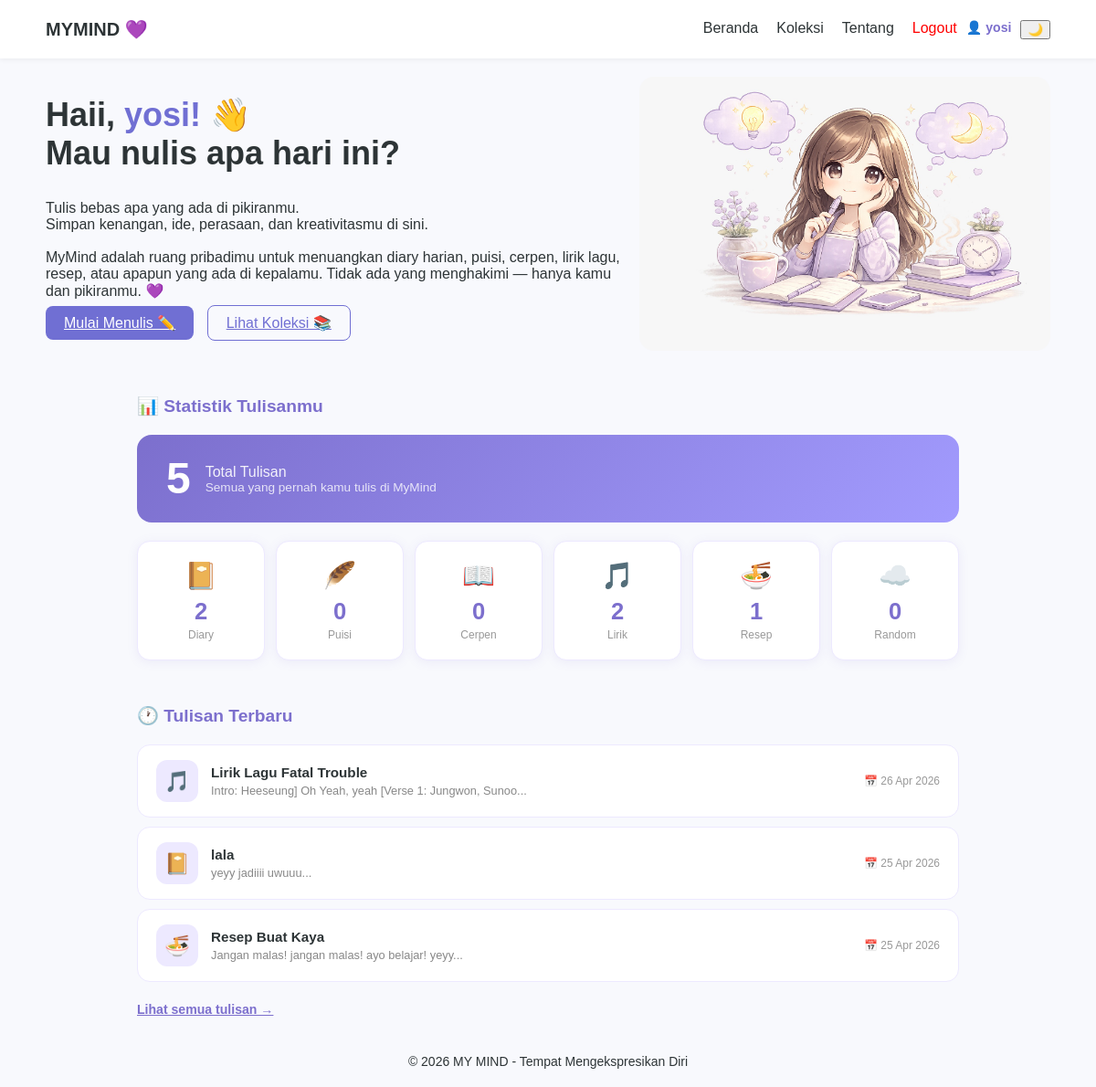
The page /home.php (signed in) on the database its author committed.
### tables this page shows
CREATE TABLE `writings` (
  `id` int(11) NOT NULL,
  `user_id` int(11) NOT NULL,
  `title` varchar(150) NOT NULL,
  `content` text NOT NULL,
  `category` varchar(50) DEFAULT 'Diary',
  `mood` varchar(50) DEFAULT 'Netral',
  `created_at` timestamp NOT NULL DEFAULT current_timestamp()
);

### home.php (the view, shortened to what this page needs)
<?php
include 'koneksi.php';
$user_id  = $_SESSION['user_id'];
$username = $_SESSION['username'];
$total = mysqli_fetch_assoc(mysqli_query($conn, "SELECT COUNT(*) as total FROM writings WHERE user_id='$user_id'"))['total'];
$diary  = mysqli_fetch_assoc(mysqli_query($conn, "SELECT COUNT(*) as total FROM writings WHERE user_id='$user_id' AND category='Diary'"))['total'];
$puisi  = mysqli_fetch_assoc(mysqli_query($conn, "SELECT COUNT(*) as total FROM writings WHERE user_id='$user_id' AND category='Puisi'"))['total'];
$cerpen = mysqli_fetch_assoc(mysqli_query($conn, "SELECT COUNT(*) as total FROM writings WHERE user_id='$user_id' AND category='Cerpen'"))['total'];
$resep  = mysqli_fetch_assoc(mysqli_query($conn, "SELECT COUNT(*) as total FROM writings WHERE user_id='$user_id' AND category='Resep'"))['total'];
$random = mysqli_fetch_assoc(mysqli_query($conn, "SELECT COUNT(*) as total FROM writings WHERE user_id='$user_id' AND category='Random'"))['total'];
$lirik  = mysqli_fetch_assoc(mysqli_query($conn, "SELECT COUNT(*) as total FROM writings WHERE user_id='$user_id' AND category='Lirik Lagu'"))['total'];
$stats = [
    ["emoji" => "📔", "nama" => "Diary",  "total" => $diary],
    ["emoji" => "🪶", "nama" => "Puisi",  "total" => $puisi],
    ["emoji" => "📖", "nama" => "Cerpen", "total" => $cerpen],
    ["emoji" => "🎵", "nama" => "Lirik",  "total" => $lirik],
    ["emoji" => "🍜", "nama" => "Resep",  "total" => $resep],
    ["emoji" => "☁️", "nama" => "Random","total" => $random],
];
$terbaru = mysqli_query($conn, "SELECT * FROM writings WHERE user_id='$user_id' ORDER BY created_at DESC LIMIT 3");
?>
<!DOCTYPE html>
<html lang="id">
<head>
    <link rel="stylesheet" href="style.css">
</head>
<body>
<header>
    <div class="logo">MYMIND 💜</div>
    <div class="toogle">
        <nav>
            <a href="home.php">Beranda</a>
            <a href="kolekmymind.php">Koleksi</a>
            <a href="tentang.php">Tentang</a>
            <a href="logout.php" style="color:red;">Logout</a>
        </nav>
        <span style="font-size:0.88rem; color:#7C6FCD; font-weight:700;">
            👤 <?php echo $username; ?>
        </span>
        <button id="darkModeToggle">🌙</button>
    </div>
</header>
<section class="hero">
    <div>
        <h1>
            Haii, <span class="highlight"><?php echo $username; ?>!</span> 👋<br>
            Mau nulis apa hari ini?
        </h1>
        <p>Tulis bebas apa yang ada di pikiranmu.<br>
Simpan kenangan, ide, perasaan, dan kreativitasmu di sini.<br><br>
MyMind adalah ruang pribadimu untuk menuangkan diary harian,
puisi, cerpen, lirik lagu, resep, atau apapun yang ada di kepalamu.
Tidak ada yang menghakimi — hanya kamu dan pikiranmu. 💜</p>
        <a href="mulaimenulis.php" class="btn btn-primary">Mulai Menulis ✏️</a>
        <a href="kolekmymind.php" class="btn btn-outline">Lihat Koleksi 📚</a>
    </div>
    <img src="foto.jpeg" alt="ilustrasi">
</section>
<section class="stats-section">
    <h3>📊 Statistik Tulisanmu</h3>
    <div class="stats-total">
        <div class="big-num"><?php echo $total; ?></div>
        <div>
            <div class="big-label">Total Tulisan</div>
            <div style="font-size:0.85rem; opacity:0.8;">Semua yang pernah kamu tulis di MyMind</div>
        </div>
    </div>
    <div class="stats-grid">
        <?php foreach($stats as $stat): ?>
        <div class="stat-card">
            <span class="stat-emoji"><?php echo $stat['emoji']; ?></span>
            <span class="stat-num"><?php echo $stat['total']; ?></span>
            <span class="stat-nama"><?php echo $stat['nama']; ?></span>
        </div>
        <?php endforeach; ?>
    </div>
</section>
<section class="stats-section" style="padding-top:0;">
    <h3>🕐 Tulisan Terbaru</h3>
    <?php
    if (mysqli_num_rows($terbaru) == 0) {
        echo "<p style='color:#999;'>Belum ada tulisan. Yuk mulai menulis!</p>";
    } else {
        while($t = mysqli_fetch_assoc($terbaru)) {
            switch($t['category']) {
                case 'Diary':      $icon = '📔'; break;
                case 'Lirik Lagu': $icon = '🎵'; break;
                case 'Resep':      $icon = '🍜'; break;
            }
            $tanggal = date('d M Y', strtotime($t['created_at']));
            $preview = substr($t['content'], 0, 60);
            echo "
            <a href='detail.php?id=" . $t['id'] . "' class='terbaru-card'>
                <div class='terbaru-icon'>$icon</div>
                <div style='flex:1; min-width:0;'>
                    <div class='terbaru-title'>" . $t['title'] . "</div>
                    <div class='terbaru-preview'>$preview...</div>
                </div>
                <div class='terbaru-date'>📅 $tanggal</div>
            </a>";
        }
    }
    ?>
    <a href="kolekmymind.php"
       style="display:inline-block; margin-top:12px;
              font-size:0.88rem; color:#7C6FCD; font-weight:600;">
        Lihat semua tulisan →
    </a>
</section>
<footer>
    © 2026 MY MIND - Tempat Mengekspresikan Diri
</footer>
</body>
</html>

### style.css (style rules this page uses)
:root { --bg-color: #F8F9FD; --card-bg: #FFFFFF; --text-main: #2D3436; --accent-purple: #706FD3; }
body { font-family: Arial, sans-serif; margin: 0; background: var(--bg-color); color: var(--text-main); transition: background 0.3s ease, color 0.3s ease; }
header { display: flex; justify-content: space-between; align-items: center; padding: 20px 50px; background: var(--card-bg); box-shadow: 0 2px 5px rgba(0,0,0,0.05); }
.toogle { display: flex; gap: 10px; }
.logo { font-weight: bold; font-size: 20px; }
nav { margin-left: auto; display: flex; gap: 20px; }
nav a { text-decoration: none; color: var(--text-main); font-weight: 500; }
.hero { display: flex; justify-content: space-between; align-items: flex-start; padding: 20px 50px; margin-bottom: 0; }
.hero div { margin-top: 20px; }
.hero img { width: 500px; border-radius: 16px; max-height: 320px; object-fit: cover; }
.hero h1 { font-size: 36px; margin-top: 0; }
.highlight { color: var(--accent-purple); }
.btn { padding: 10px 20px; border-radius: 8px; border: none; cursor: pointer; margin-right: 10px; transition: 0.3s; }
.btn-primary { background: var(--accent-purple); color: white; }
.btn-outline { border: 1px solid var(--accent-purple); color: var(--accent-purple); background: transparent; }
footer { text-align: center; padding: 20px; font-size: 14px; color: var(--text-main); }

### home.php (style rules this page uses)
.hero { padding: 20px 50px !important; margin-bottom: 0 !important; align-items: center !important; }
.hero div { margin-top: 0 !important; }
.hero img { width: 420px !important; max-height: 320px !important; object-fit: contain !important; }
.stats-section { padding-top: 0 !important; padding-bottom: 20px !important; }
.stats-section { max-width: 900px; margin: 0 auto; padding: 40px 20px; }
.stats-section h3 { font-size: 1.2rem; color: #7C6FCD; margin-bottom: 20px; font-weight: 700; }
.stats-total { background: linear-gradient(135deg, #7C6FCD, #a29bfe); color: white; border-radius: 16px; padding: 24px 32px; margin-bottom: 20px; display: flex; align-items: center; gap: 16px; }
.stats-total .big-num { font-size: 3rem; font-weight: 900; line-height: 1; }
.stats-total .big-label { font-size: 1rem; opacity: 0.9; }
.stats-grid { display: grid; grid-template-columns: repeat(6, 1fr); gap: 12px; }
.stat-card { background: white; border-radius: 14px; padding: 20px 12px; text-align: center; box-shadow: 0 2px 12px rgba(124,111,205,0.1); border: 1.5px solid #EDE9FF; transition: transform 0.2s; }
.stat-card .stat-emoji { font-size: 1.8rem; display: block; margin-bottom: 8px; }
.stat-card .stat-num { font-size: 1.6rem; font-weight: 900; color: #7C6FCD; display: block; }
.stat-card .stat-nama { font-size: 0.75rem; color: #999; margin-top: 4px; display: block; }
.terbaru-card { display: flex; align-items: center; gap: 14px; background: white; border: 1.5px solid #EDE9FF; border-radius: 14px; padding: 16px 20px; margin-bottom: 10px; text-decoration: none; color: inherit; transition: 0.2s; }
.terbaru-icon { width: 46px; height: 46px; border-radius: 12px; background: #EDE9FF; display: flex; align-items: center; justify-content: center; font-size: 1.4rem; flex-shrink: 0; }
.terbaru-title { font-weight: 700; font-size: 0.95rem; margin-bottom: 4px; white-space: nowrap; overflow: hidden; text-overflow: ellipsis; }
.terbaru-preview { font-size: 0.8rem; color: #888; }
.terbaru-date { font-size: 0.75rem; color: #999; flex-shrink: 0; }
.hero img { width: 450px !important; max-height: 350px !important; object-fit: contain !important; }
.stats-section { padding-top: 10px !important; }

### rows shown on the page
writings: category "🎵", title "Lirik Lagu Fatal Trouble", content "Intro: Heeseung] Oh Yeah, yeah [Verse 1: Jungwon, Sunoo", created_at "26 Apr 2026"
writings: category "📔", title "lala", content "yeyy jadiiii uwuuu", created_at "25 Apr 2026"
writings: category "🍜", title "Resep Buat Kaya", content "Jangan malas! jangan malas! ayo belajar! yeyy", created_at "25 Apr 2026"

### other values the page prints
$username "yosi"
$total "5"
$stat['emoji'] "📔"
$stat['total'] "2"
$stat['nama'] "Diary"
$stat['emoji'] "🪶"
$stat['total'] "0"
$stat['nama'] "Puisi"
$stat['emoji'] "📖"
$stat['nama'] "Cerpen"
$stat['emoji'] "🎵"
$stat['nama'] "Lirik"
$stat['emoji'] "🍜"
$stat['total'] "1"
$stat['nama'] "Resep"
